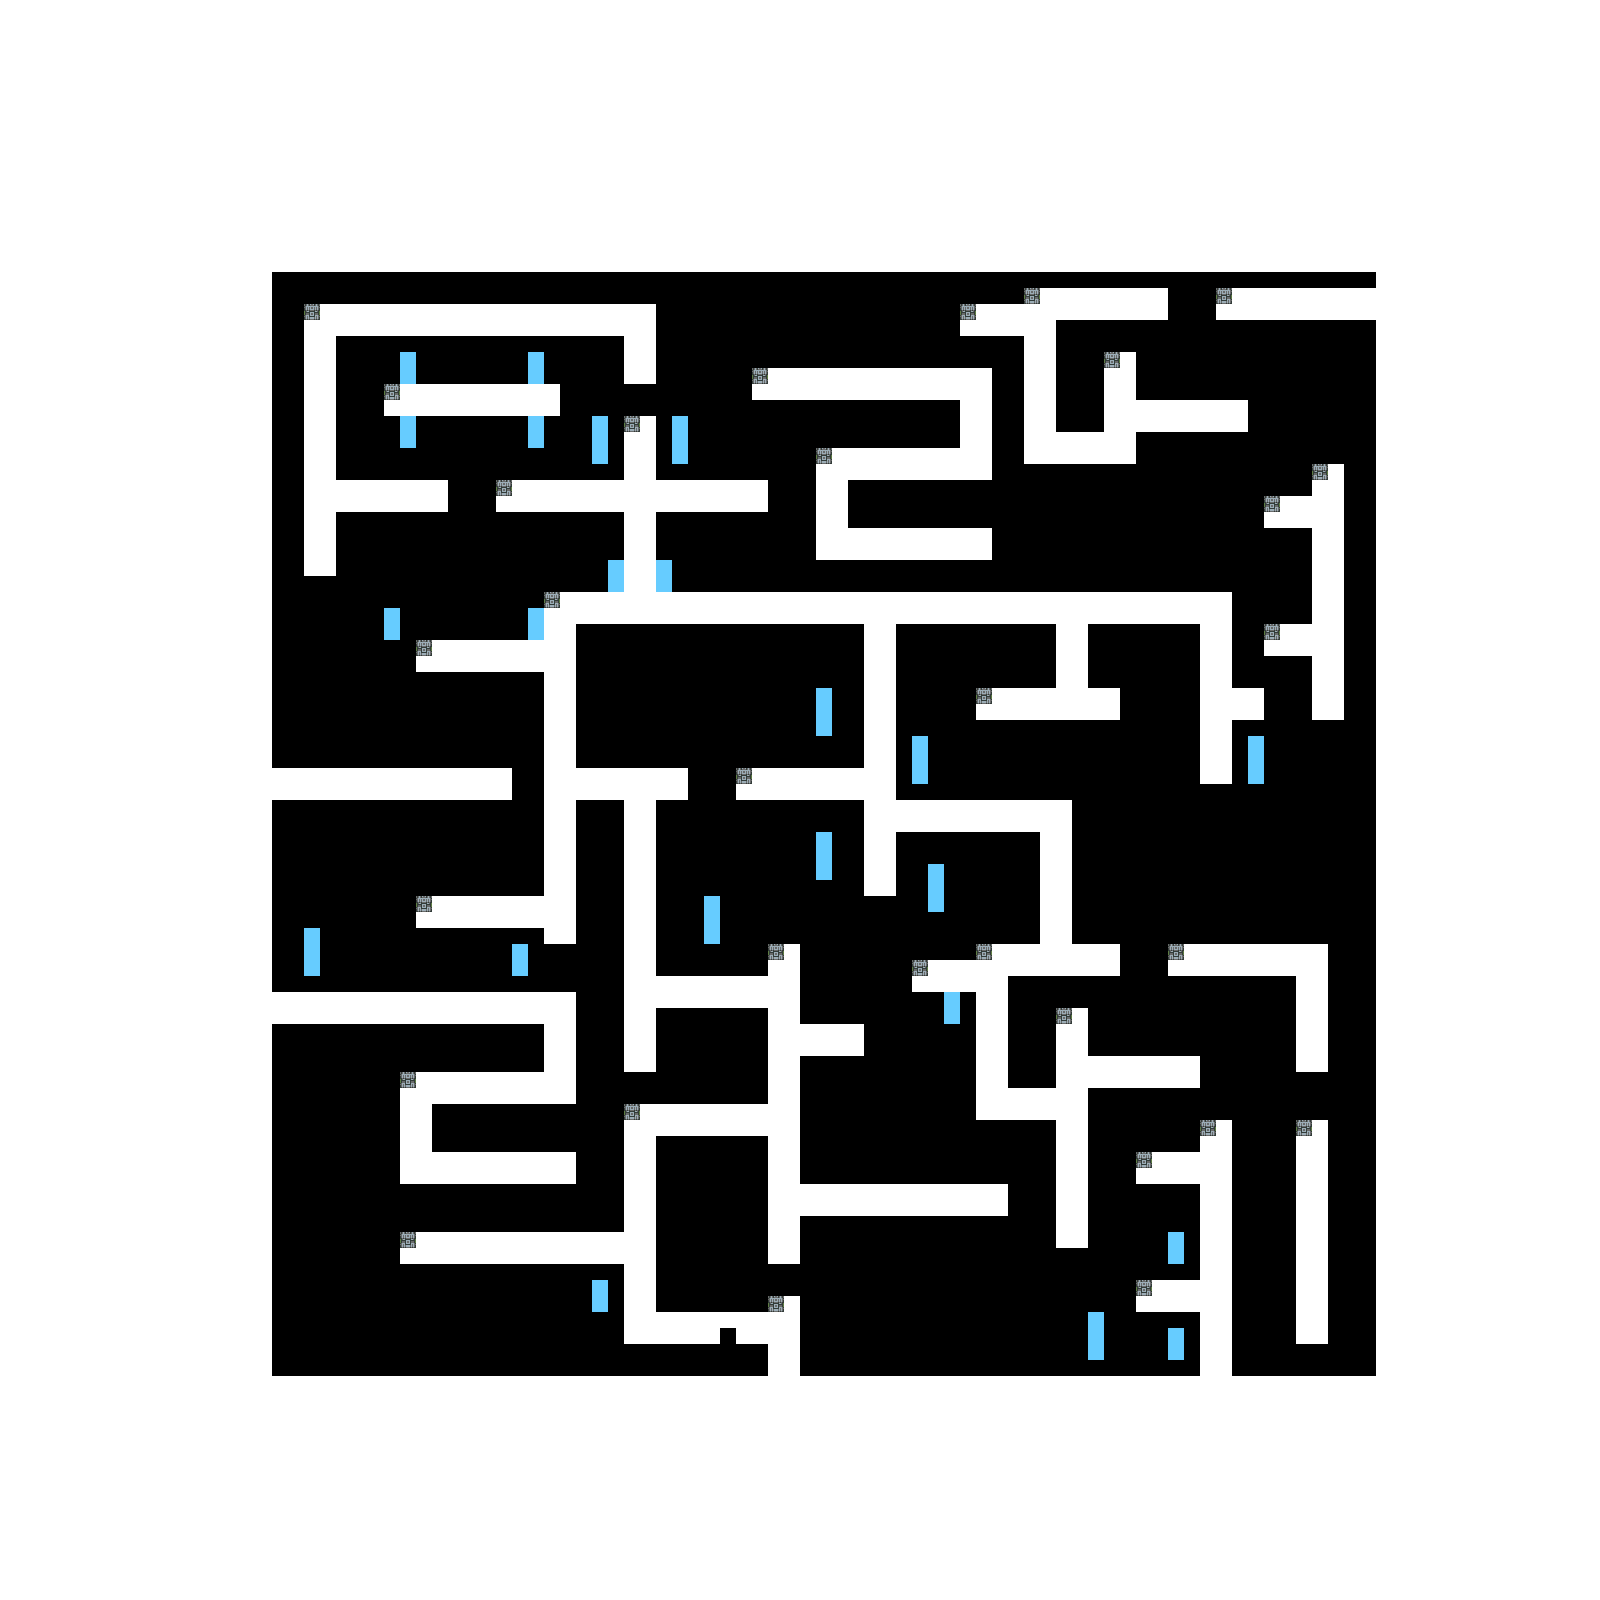

Tiled map render using the project's own tile images. Description and the map definition, with tile-layer contents summarised, below:
An orthogonal 100x100 tile map with 16x16 px tiles, 1 tile layer (Foreground), 1 hidden layer not drawn and 128 objects.

<map version="1.0" orientation="orthogonal" width="100" height="100" tilewidth="16" tileheight="16">
 <tileset firstgid="1" name="tileset" tilewidth="16" tileheight="16">
  <image source="tileset.png" width="64" height="144" />
 </tileset>
 <layer name="Background" width="100" height="100" visible="0">
  <properties>
   <property name="nocollide" value="true" />
   <property name="tileset" value="tileset" />
  </properties>
  <data>[10000 cells, 10000 non-empty, 28 distinct tile ids]</data>
 </layer>
 <layer name="Foreground" width="100" height="100">
  <properties>
   <property name="tileset" value="tileset" />
  </properties>
  <data>[10000 cells, 6542 non-empty, 10 distinct tile ids]</data>
 </layer>
 <objectgroup color="#ffaa00" name="pillar" width="100" height="100">
  <object x="608" y="688" width="16" height="48" />
  <object x="816" y="832" width="16" height="48" />
  <object x="928" y="864" width="16" height="48" />
  <object x="704" y="896" width="16" height="48" />
  <object x="304" y="928" width="16" height="48" />
  <object x="592" y="416" width="16" height="48" />
  <object x="672" y="416" width="16" height="48" />
  <object x="1248" y="736" width="16" height="48" />
  <object x="912" y="736" width="16" height="48" />
  <object x="1088" y="1312" width="16" height="48" />
  <object x="816" y="688" width="16" height="48" />
 </objectgroup>
 <objectgroup color="#55ff00" name="shrub" width="100" height="100">
  <object x="464" y="1280" width="16" height="16" />
  <object x="352" y="1168" width="16" height="16" />
  <object x="464" y="1184" width="16" height="16" />
  <object x="496" y="1104" width="16" height="16" />
  <object x="672" y="1296" width="16" height="16" />
  <object x="672" y="1344" width="16" height="16" />
  <object x="544" y="528" width="16" height="16" />
  <object x="352" y="400" width="16" height="16" />
  <object x="304" y="592" width="16" height="16" />
  <object x="512" y="608" width="16" height="16" />
  <object x="672" y="528" width="16" height="16" />
  <object x="720" y="560" width="16" height="16" />
  <object x="592" y="352" width="16" height="16" />
  <object x="896" y="416" width="16" height="16" />
  <object x="864" y="496" width="16" height="16" />
  <object x="912" y="480" width="16" height="16" />
  <object x="944" y="400" width="16" height="16" />
  <object x="1072" y="352" width="16" height="16" />
  <object x="1152" y="320" width="16" height="16" />
  <object x="1232" y="320" width="16" height="16" />
  <object x="1152" y="448" width="16" height="16" />
  <object x="1280" y="544" width="16" height="16" />
  <object x="1024" y="992" width="16" height="16" />
  <object x="1024" y="1040" width="16" height="16" />
  <object x="864" y="928" width="16" height="16" />
  <object x="832" y="976" width="16" height="16" />
  <object x="880" y="992" width="16" height="16" />
  <object x="800" y="896" width="16" height="16" />
  <object x="944" y="752" width="16" height="16" />
  <object x="944" y="688" width="16" height="16" />
  <object x="928" y="656" width="16" height="16" />
  <object x="1152" y="688" width="16" height="16" />
  <object x="1168" y="736" width="16" height="16" />
  <object x="1136" y="1216" width="16" height="16" />
  <object x="1104" y="1264" width="16" height="16" />
  <object x="1136" y="1328" width="16" height="16" />
  <object x="992" y="1232" width="16" height="16" />
  <object x="848" y="1232" width="16" height="16" />
  <object x="912" y="1296" width="16" height="16" />
  <object x="960" y="1344" width="16" height="16" />
  <object x="976" y="1344" width="16" height="16" />
  <object x="992" y="1344" width="16" height="16" />
  <object x="1040" y="1344" width="16" height="16" />
  <object x="1040" y="1312" width="16" height="16" />
  <object x="992" y="1312" width="16" height="16" />
  <object x="976" y="1280" width="16" height="16" />
  <object x="944" y="1280" width="16" height="16" />
  <object x="896" y="1344" width="16" height="16" />
  <object x="864" y="1312" width="16" height="16" />
  <object x="832" y="1280" width="16" height="16" />
  <object x="832" y="1344" width="16" height="16" />
  <object x="896" y="1264" width="16" height="16" />
  <object x="912" y="1232" width="16" height="16" />
  <object x="720" y="1072" width="16" height="16" />
  <object x="704" y="1040" width="16" height="16" />
  <object x="752" y="1040" width="16" height="16" />
  <object x="752" y="1200" width="16" height="16" />
  <object x="976" y="1136" width="16" height="16" />
  <object x="1136" y="1104" width="16" height="16" />
  <object x="1280" y="1344" width="16" height="16" />
  <object x="1248" y="1232" width="16" height="16" />
  <object x="1344" y="1216" width="16" height="16" />
  <object x="1344" y="1088" width="16" height="16" />
  <object x="1248" y="1088" width="16" height="16" />
  <object x="1120" y="512" width="16" height="16" />
  <object x="1200" y="528" width="16" height="16" />
 </objectgroup>
 <objectgroup name="shrine" width="100" height="100">
  <object x="1168" y="1232" width="16" height="32" />
  <object x="1168" y="1328" width="16" height="32" />
  <object x="592" y="1280" width="16" height="32" />
  <object x="512" y="944" width="16" height="32" />
  <object x="656" y="560" width="16" height="32" />
  <object x="608" y="560" width="16" height="32" />
  <object x="400" y="352" width="16" height="32" />
  <object x="528" y="352" width="16" height="32" />
  <object x="528" y="416" width="16" height="32" />
  <object x="400" y="416" width="16" height="32" />
  <object x="528" y="608" width="16" height="32" />
  <object x="384" y="608" width="16" height="32" />
  <object x="288" y="608" width="16" height="32" />
  <object x="944" y="992" width="16" height="32" />
  <object x="656" y="1280" width="16" height="32" />
  <object x="656" y="1136" width="16" height="32" />
 </objectgroup>
 <objectgroup color="#aa5500" name="mound" width="100" height="100">
  <object x="464" y="832" width="16" height="32" />
  <object x="320" y="832" width="16" height="32" />
  <object x="304" y="704" width="16" height="32" />
  <object x="304" y="656" width="16" height="32" />
  <object x="496" y="704" width="16" height="32" />
  <object x="368" y="656" width="16" height="32" />
  <object x="1104" y="880" width="16" height="32" />
  <object x="1104" y="816" width="16" height="32" />
  <object x="1328" y="816" width="16" height="32" />
  <object x="1328" y="880" width="16" height="32" />
  <object x="832" y="1088" width="16" height="32" />
  <object x="928" y="1088" width="16" height="32" />
  <object x="864" y="1120" width="16" height="32" />
  <object x="896" y="1120" width="16" height="32" />
  <object x="688" y="1168" width="16" height="32" />
  <object x="720" y="1168" width="16" height="32" />
  <object x="688" y="1248" width="16" height="32" />
  <object x="720" y="1248" width="16" height="32" />
  <object x="992" y="624" width="16" height="32" />
  <object x="1008" y="624" width="16" height="32" />
  <object x="1120" y="624" width="16" height="32" />
  <object x="1136" y="624" width="16" height="32" />
  <object x="1152" y="624" width="16" height="32" />
  <object x="704" y="288" width="16" height="32" />
  <object x="720" y="288" width="16" height="32" />
  <object x="736" y="288" width="16" height="32" />
  <object x="864" y="288" width="16" height="32" />
  <object x="880" y="288" width="16" height="32" />
  <object x="896" y="288" width="16" height="32" />
  <object x="1296" y="320" width="16" height="32" />
  <object x="1328" y="320" width="16" height="32" />
  <object x="448" y="416" width="16" height="32" />
  <object x="480" y="416" width="16" height="32" />
 </objectgroup>
 <objectgroup name="playerstart" width="100" height="100">
  <object x="704" y="704" width="16" height="16" />
 </objectgroup>
 <objectgroup color="#55ffff" name="exit" width="100" height="100">
  <object x="720" y="1328" width="16" height="16" />
 </objectgroup>
</map>